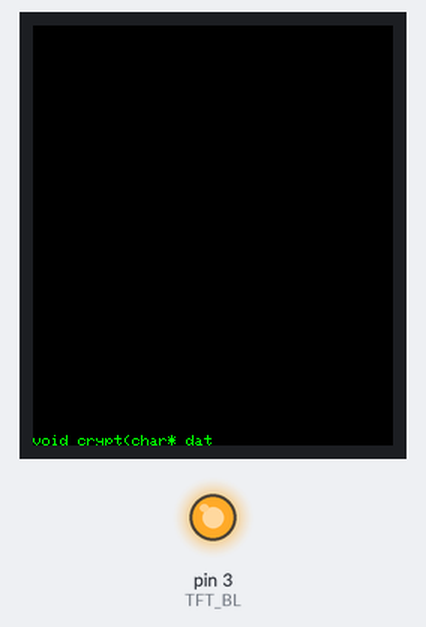
This sketch was run on a simulated Arduino Uno, built for the host (arithmetic inside an expression is 32-bit, double 64-bit). Shown: 240×280 colour display, output pins drawn as LEDs (lit = HIGH). Random numbers use the default seed unless the sketch sets one.

Above: at 1.07 s.
At 4.46 s:
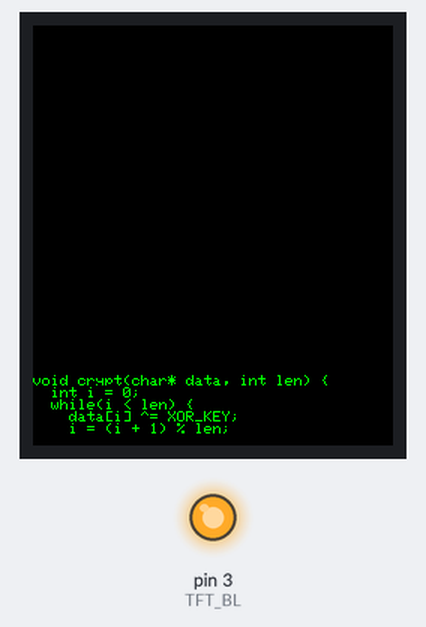
At 10.1 s:
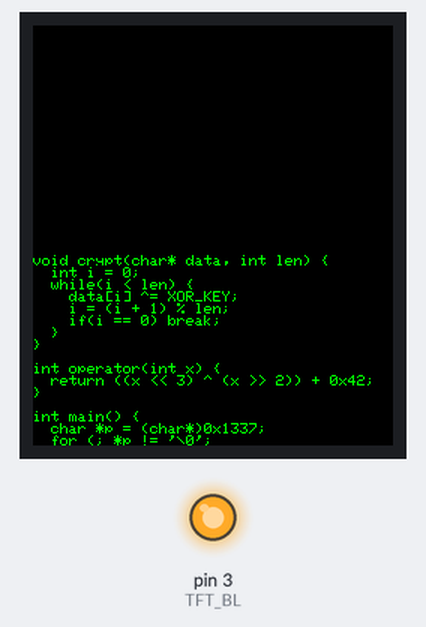
At 20.21 s:
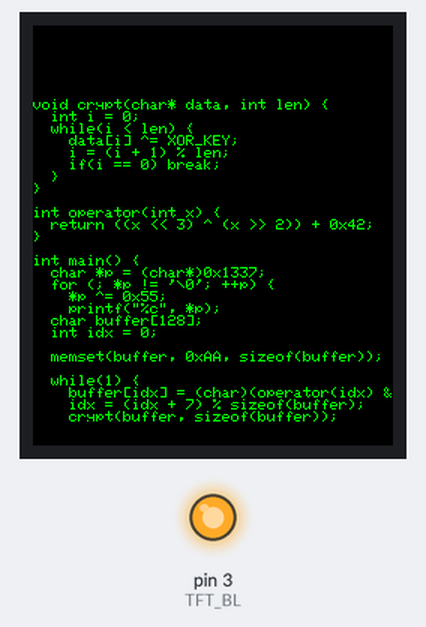
At 27.78 s:
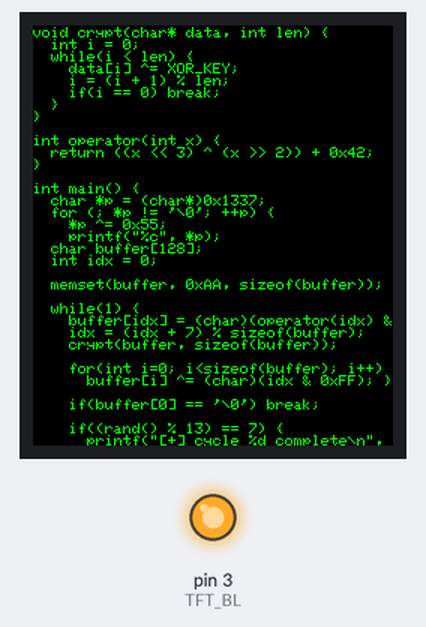
At 39.54 s:
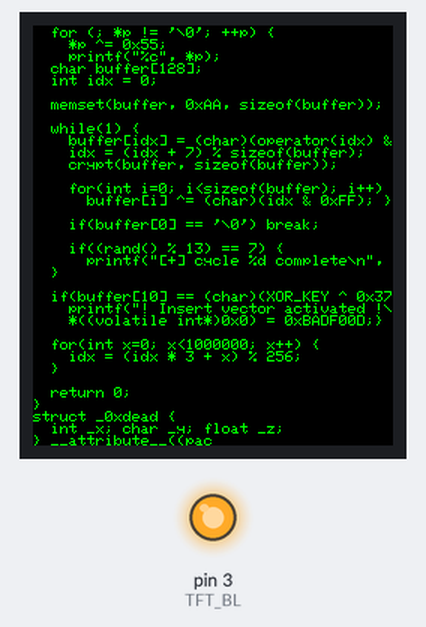

Measured:
- what the display in image 4 shows lasts 0.4 s, from 27.6 s to 28.0 s

The sketch:

H4x0r.ino
```cpp
#include <Adafruit_GFX.h>
#include <Adafruit_ST7789.h>
#include <SPI.h>

// === Pin Definitions ===
#define TFT_CS     4
#define TFT_RST    5
#define TFT_DC     7
#define TFT_SCLK   6
#define TFT_MOSI   10
#define TFT_BL     3  // Backlight pin

// === Display Setup ===
// For rotation 1, width and height swap:
const int SCREEN_WIDTH = 240;  // Landscape width
const int SCREEN_HEIGHT = 280; // Landscape height

Adafruit_ST7789 tft = Adafruit_ST7789(TFT_CS, TFT_DC, TFT_RST);

// === Text Settings ===
const int TEXT_SIZE = 1;
const int CHAR_WIDTH = 6 * TEXT_SIZE;    // Font width in pixels
const int LINE_HEIGHT = 8 * TEXT_SIZE;   // Font height in pixels

const int VERTICAL_MARGIN = 1;  // To avoid clipping descenders

const int MAX_LINES = SCREEN_HEIGHT / LINE_HEIGHT;  // Integer division floors automatically

String lineBuffer[MAX_LINES];  // Buffer holding current lines

// Hacker style code lines:
const char* codeLines[] = {
  "void crypt(char* data, int len) {",
  "  int i = 0;",
  "  while(i < len) {",
  "    data[i] ^= XOR_KEY;",
  "    i = (i + 1) % len;",
  "    if(i == 0) break;",
  "  }",
  "}",
  "",
  "int operator(int x) {",
  "  return ((x << 3) ^ (x >> 2)) + 0x42;",
  "}",
  "",
  "int main() {",
    "  char *p = (char*)0x1337;",
  "  for (; *p != '\\0'; ++p) {",
  "    *p ^= 0x55;",
  "    printf(\"%c\", *p);",
  "  char buffer[128];",
  "  int idx = 0;",
  "  ",
  "  memset(buffer, 0xAA, sizeof(buffer));",
  "  ",
  "  while(1) {",
  "    buffer[idx] = (char)(operator(idx) & 0xFF);",
  "    idx = (idx + 7) % sizeof(buffer);",
  "    crypt(buffer, sizeof(buffer));",
  "    ",
  "    for(int i=0; i<sizeof(buffer); i++) {",
  "      buffer[i] ^= (char)(idx & 0xFF); }" ,
  "    ",
  "    if(buffer[0] == '\\0') break;",
  "    ",
  "    if((rand() % 13) == 7) {",
  "      printf(\"[+] cycle %d complete\\n\", idx); }",
  "  }",
  "  ",
  "  if(buffer[10] == (char)(XOR_KEY ^ 0x37)) {",
  "    printf(\"! Insert vector activated !\\n\");",
  "    *((volatile int*)0x0) = 0xBADF00D;}",

  "  ",
  "  for(int x=0; x<1000000; x++) {",
  "    idx = (idx * 3 + x) % 256;",
  "  }",
  "  ",
  "  return 0;",
  "}",
    "struct _0xdead {",
  "  int _x; char _y; float _z;",
  "} __attribute__((packed));",
  "int __xor(int a, int b) {",
  "  return a ^ b ^ 0x1337;",
  "}",
  "char *morph(char *x) {",
  "  for (int i=0; x[i]; i++) {",
  "    x[i] = ((x[i] << 1) & 0xFF) | ((x[i] >> 7) & 0x01);",
  "  }",
  "  return x;",
  "}",
  NULL
};

void drawLine(int index) {
  int y = index * LINE_HEIGHT + VERTICAL_MARGIN;
  // Clear full line area (including margin above)
  tft.fillRect(0, y - VERTICAL_MARGIN, SCREEN_WIDTH, LINE_HEIGHT, ST77XX_BLACK);
  tft.setCursor(0, y);
  tft.print(lineBuffer[index]);
}

void scrollBuffer() {
  for (int i = 0; i < MAX_LINES - 1; i++) {
    lineBuffer[i] = lineBuffer[i + 1];
    drawLine(i);
  }
  // Clear bottom line buffer & screen
  lineBuffer[MAX_LINES - 1] = "";
  int y = (MAX_LINES - 1) * LINE_HEIGHT + VERTICAL_MARGIN;
  tft.fillRect(0, y - VERTICAL_MARGIN, SCREEN_WIDTH, LINE_HEIGHT, ST77XX_BLACK);
}

void typeLine(const char* newLine) {
  String currentLine = "";
  int bottomIndex = MAX_LINES - 1;

  for (int i = 0; newLine[i] != '\0'; i++) {
    currentLine += newLine[i];
    lineBuffer[bottomIndex] = currentLine;
    drawLine(bottomIndex);
    delay(30);  // Typing speed - adjust as you like
  }
}

void setup() {
  SPI.begin(TFT_SCLK, -1, TFT_MOSI, -1);
  pinMode(TFT_BL, OUTPUT);
  digitalWrite(TFT_BL, HIGH); // Backlight on

  tft.init(SCREEN_WIDTH, SCREEN_HEIGHT);
  tft.setRotation(0); // Landscape orientation
  tft.fillScreen(ST77XX_BLACK);
  tft.setTextColor(ST77XX_GREEN, ST77XX_BLACK); // Green text on black bg
  tft.setTextSize(TEXT_SIZE);

  for (int i = 0; i < MAX_LINES; i++) {
    lineBuffer[i] = "";
  }
}

void loop() {
  static int codeIndex = 0;

  if (codeLines[codeIndex] == NULL) {
    codeIndex = 0;
  }

  scrollBuffer();
  typeLine(codeLines[codeIndex++]);
}
```
